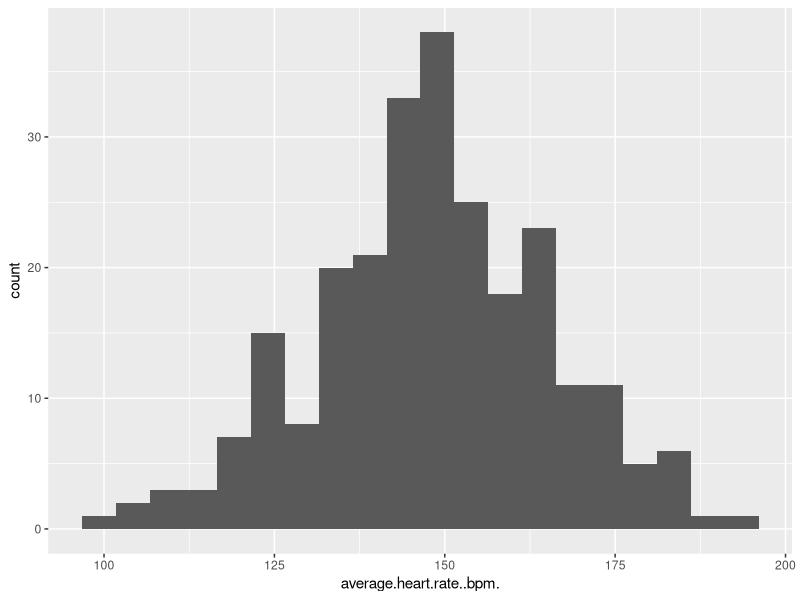

The R script that drew this image: (Note: this script raises an error after producing the figure.)
## ---- chunk 1
## **DO NOT EDIT THIS CODE CHUNK**
knitr::opts_chunk$set(echo = TRUE)
library(tidyverse)
## ---- chunk 2
strava_runs <- read_csv("data/strava_runs.csv")
## ---- chunk 3
data_5k_10k <- strava_runs %>%
  mutate(
    event = case_when(
      distance..m. > 4998 & distance..m. < 5015  ~ "5k",
      distance..m. > 9998 & distance..m. < 10015 ~ "10k",
      TRUE ~ NA_character_
    )
  ) %>%
  filter(!is.na(event))
## ---- chunk 4
data_5k_10k %>% 
  filter(gender == "M") %>%
  filter(!is.na(average.heart.rate..bpm.)) %>%
  ggplot(aes(x = average.heart.rate..bpm.)) + 
  geom_histogram(bins = 20)
## ---- chunk 5
# Write your code for Ex1b here





## ---- chunk 6
# Write your code to answer exercise 2a here




## ---- chunk 7
# Write your code to answer exercise 3 here





## ---- chunk 8
# edit the file path accordingly
knitr::include_graphics("img/good_viz.png")
## ---- chunk 9
# edit the file path accordingly
knitr::include_graphics("img/bad_viz.png")
